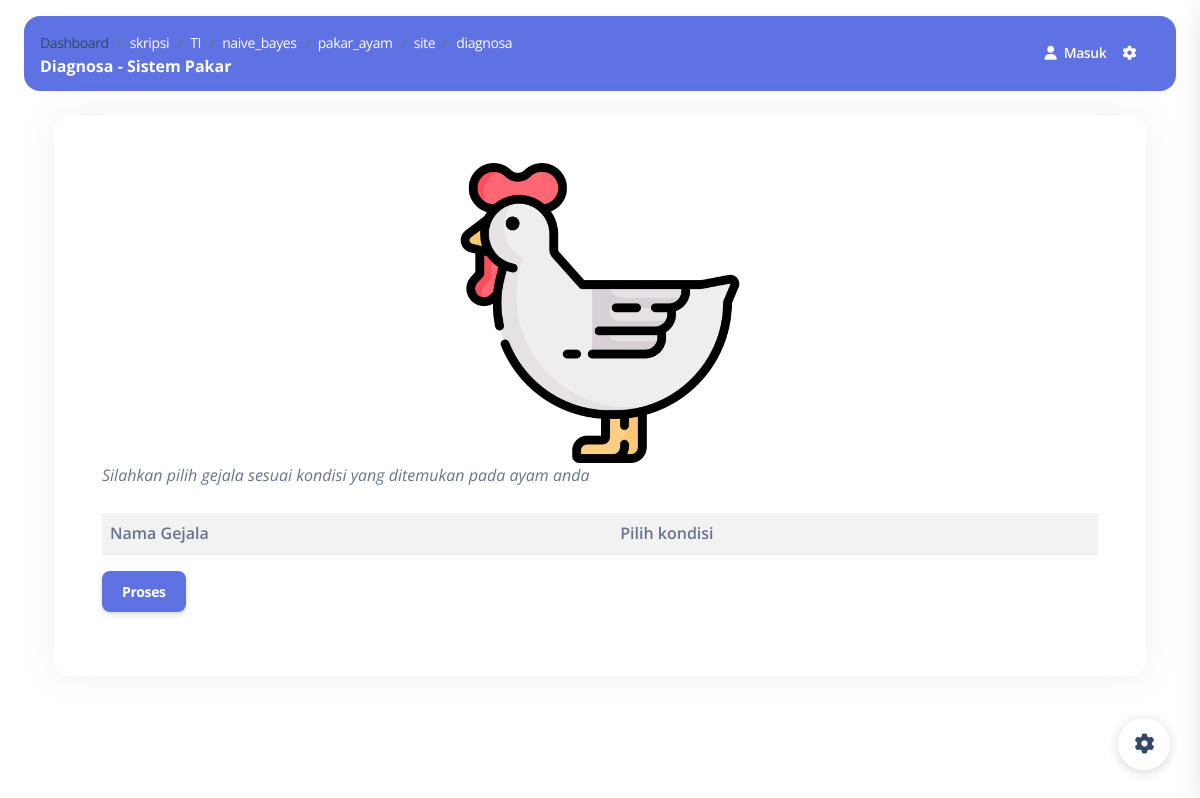
/index.php/site/diagnosa, run on an earlier commit of the app's database.
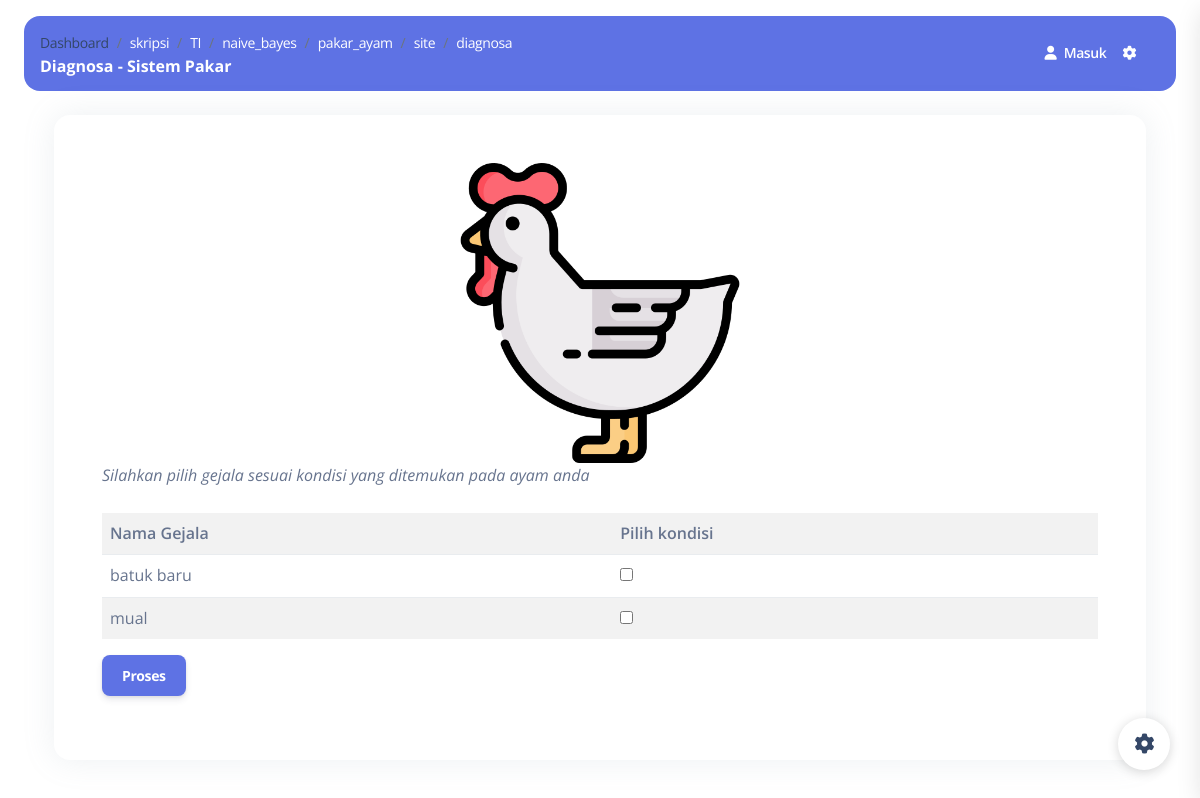
And on a later commit of the database.
### tables this page shows
CREATE TABLE `gejala` (
  `id` int NOT NULL,
  `nama` varchar(40) NOT NULL
);

### application/helpers/response_helper.php (called while the page is built, shortened)
<?php
class Response_helper
{
	public static function part($file)
	{
		include str_replace("system", "application/views/", BASEPATH) . "part/$file.php";
	}
}

### application/controllers/Site.php (called while the page is built, shortened)
<?php
class Site extends CI_Controller {
    public function __construct(){
        $this->load->model('Datamodel', 'datamodel');
    }
	public function diagnosa(){
		$data['title'] = "Diagnosa - Sistem Pakar";
        $data['content'] = "home/diagnosa";
		$data['data']		= $this->db->get("gejala")->result_array();
		$this->load->view('frontend/index',$data);
	}
}
?>

### index.php (called while the page is built, shortened)
<?php
require_once BASEPATH.'core/CodeIgniter.php';

### application/views/frontend/layout/content.php (called while the page is built)
<?php
include str_replace("system", "application/views/frontend/content", BASEPATH)."/$content.php";
 ?>

### application/views/frontend/content/home/diagnosa.php (the view)
<main class="main-content mt-1 border-radius-lg">
    <div class="container mt-4">
        <div class="card p-5">
            <img src="<?= base_url('assets/img/hen.png') ?>" class='rounded mx-auto d-block' style="width:300px" alt="">
            <i>Silahkan pilih gejala sesuai kondisi  yang ditemukan pada ayam anda</i>
            <table class="table table-striped mt-4">
                <tr>
                    <th>Nama Gejala</th><th>Pilih kondisi</th>
                </tr>
                <?php foreach ($data as $g) {?>
                <tr>
                    <td><?= $g['nama'] ?></td><td><input type="checkbox" name="" id=""></td>
                </tr>
                <?php } ?>
            </table>
            <a href="<?= base_url('site/hasil') ?>"><button class="btn btn-primary">Proses</button></a>
        </div>
    </div>
</main>

### application/views/part/breadcrumb.php
<ol class="breadcrumb bg-transparent mb-0 pb-0 pt-1 px-0 me-sm-6 me-5">
    <li class="breadcrumb-item text-sm"><a href="<?=base_url()."dashboard"?>">Dashboard</a></li>
    <?php
        $var = str_replace("http://", "", base_url(uri_string()));
        $link = explode('/', $var);
        for($i = 2; $i < count($link);$i++){
    ?>
    <li class="breadcrumb-item text-sm" aria-current="page"><a href="#" class='text-white'><?=  $link[$i] ?></a></li>
    <?php } ?>
</ol>

What changed in the data, as far as the page shows it:
added gejala: nama "batuk baru"
added gejala: nama "mual"
